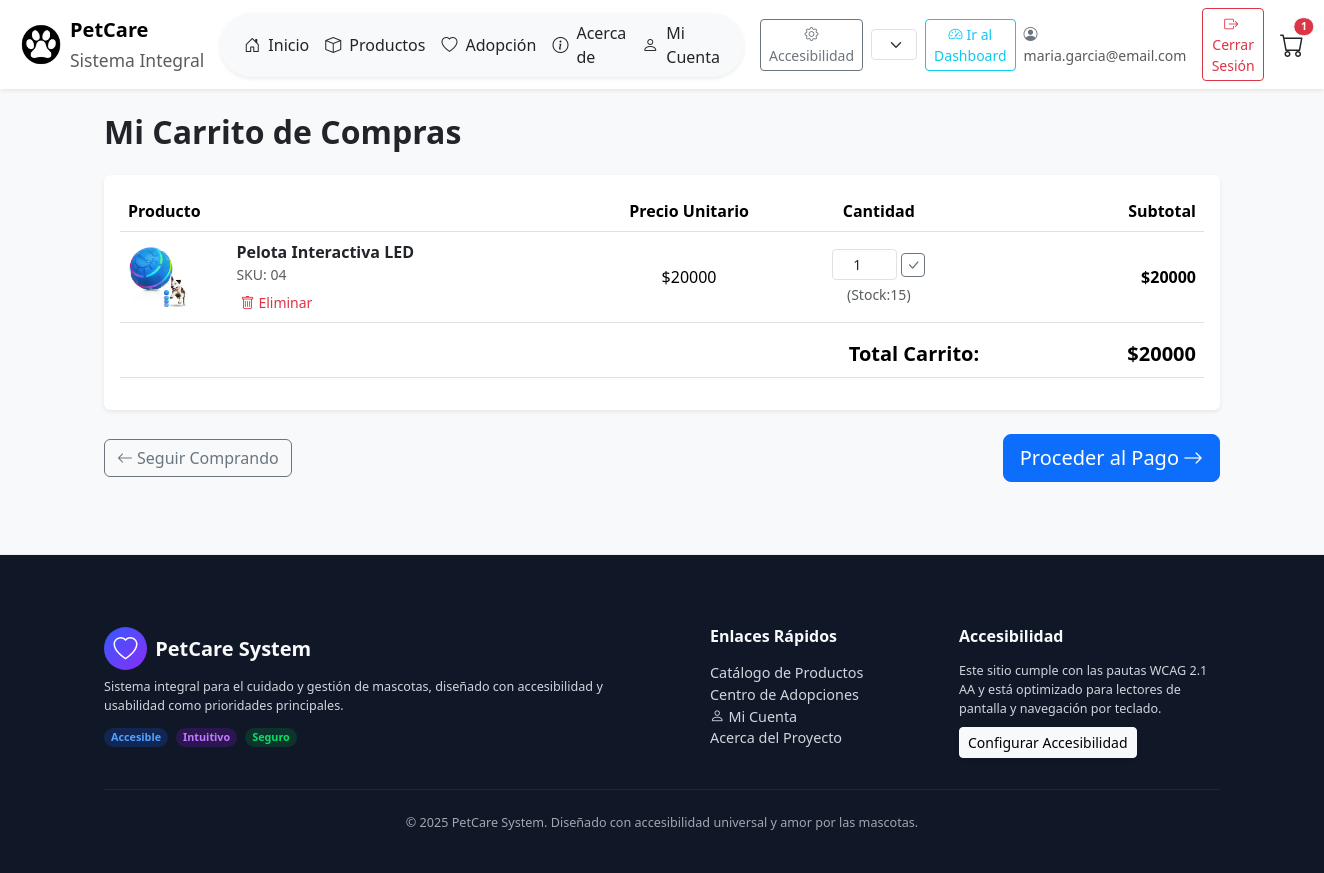
The page /es/cart/ (signed in) on the database its author committed.
### cart/models.py (models this page shows, shortened)
class CartItem(models.Model):
    cart = models.ForeignKey(Cart, related_name='items', on_delete=models.CASCADE) #
    product = models.ForeignKey(Product, on_delete=models.CASCADE, related_name='cart_items') #
    quantity = models.PositiveIntegerField(default=1) #
    added_at = models.DateTimeField(auto_now_add=True) #
    class Meta:
        unique_together = ('cart', 'product') #
        ordering = ['added_at'] #
    @property
    def total_price(self):
        if self.product and self.product.price is not None:
             return self.product.price * self.quantity #
        return 0 #

class Cart(models.Model):
    user = models.OneToOneField(
        settings.AUTH_USER_MODEL, #
        null=True,
        blank=True,
        on_delete=models.CASCADE,
        related_name='cart' #
    )
    session_key = models.CharField(max_length=40, null=True, blank=True, unique=True, db_index=True) #
    created_at = models.DateTimeField(auto_now_add=True) #
    updated_at = models.DateTimeField(auto_now=True) #
    @property
    def total_cart_price(self):
        return sum(item.total_price for item in self.items.all()) #
    @property
    def total_items(self):
        return sum(item.quantity for item in self.items.all()) #

### catalog/models.py (models this page shows, shortened)
class Product(models.Model):
    sku = models.CharField(_("SKU"), max_length=3, unique=True)
    name = models.CharField(_("Nombre"), max_length=120)
    category = models.CharField(_("Categoría"), max_length=8, choices=Category.choices)
    price = models.DecimalField(_("Precio"), max_digits=10, decimal_places=2)
    stock = models.PositiveIntegerField(_("Stock"), default=0)
    description = models.TextField(_("Descripción"), blank=True)
    image = models.ImageField(_("Imagen"), upload_to="products/", blank=True, null=True)
    is_active = models.BooleanField(_("Activo"), default=True)
    created_at = models.DateTimeField(auto_now_add=True)
    class Meta:
        ordering = ["name"]

### cart/views.py (the view)
# urls.py: path('', views.cart_detail, name='cart_detail'), #
def cart_detail(request):
    cart = get_or_create_cart(request)
    context = {'cart': cart}
    return render(request, 'cart/cart_detail.html', context)

### cart/templatetags/cart_tags.py (called while the page is built)
@register.simple_tag(takes_context=True)
def get_cart(context):
    request = context['request']
    return get_or_create_cart(request)

@register.filter
def cart_item_count(cart):
    if cart:
        return cart.total_items #
    return 0

### cart/utils.py (called while the page is built)
def get_or_create_cart(request):
    if request.user.is_authenticated:
        cart, created = Cart.objects.get_or_create(user=request.user, session_key=None) #
    else:
        session_key = request.session.session_key
        if not session_key:
            request.session.create() #
            session_key = request.session.session_key
        cart, created = Cart.objects.get_or_create(session_key=session_key, user=None) #
    return cart

### templates/cart/cart_detail.html (shortened to what this page needs)
{% extends "base.html" %}
{% load static %}
{% load humanize %}
{% load i18n %}
{% block content %}
    <h2 class="fw-bold mb-4">{% trans "Mi Carrito de Compras" %}</h2>
    {% if cart and cart.items.exists %}
    <div class="table-responsive shadow-sm bg-white rounded p-3">
        <table class="table table-hover align-middle">
            <thead>
                <tr>
                    <th scope="col" style="width: 10%;">{% trans "Producto" %}</th>
                    <th scope="col" style="width: 35%;"></th>
                    <th scope="col" class="text-center" style="width: 15%;">{% trans "Precio Unitario" %}</th>
                    <th scope="col" class="text-center" style="width: 20%;">{% trans "Cantidad" %}</th>
                    <th scope="col" class="text-end" style="width: 20%;">{% trans "Subtotal" %}</th>
                </tr>
            </thead>
            <tbody>
                {% for item in cart.items.all %}
                <tr>
                    <td>
                        {% if item.product.image %}
                            <img src="{{ item.product.image.url }}" alt="{{ item.product.name }}" class="img-fluid rounded" style="max-height: 60px; object-fit: cover;">
                        {% else %}
                            <div class="bg-light rounded d-flex align-items-center justify-content-center" style="height: 60px; width: 60px;">
                                <i class="bi bi-box-seam text-secondary fs-3" role="img" aria-label="{% trans 'Imagen de producto no disponible' %}"></i>
                            </div>
                        {% endif %}
                    </td>
                    <td>
                        <span class="text-dark fw-bold">{{ item.product.name }}</span>
                        <div class="small text-muted">SKU: {{ item.product.sku }}</div>
                        <form action="{% url 'cart:remove_from_cart' item.id %}" method="post" class="mt-1"> {% csrf_token %}
                            <button type="submit" class="btn btn-sm btn-outline-danger p-1 lh-1 border-0 text-danger" aria-label="{% trans 'Eliminar' %} {{ item.product.name }} {% trans 'del carrito' %}">
                                <i class="bi bi-trash me-1" aria-hidden="true"></i>{% trans "Eliminar" %}
                            </button>
                        </form>
                    </td>
                    <td class="text-center">${{ item.product.price|floatformat:0 }}</td>
                    <td class="text-center">
                        <form action="{% url 'cart:update_cart_item' item.id %}" method="post" class="d-inline-flex align-items-center"> {% csrf_token %}
                            <input type="number" name="quantity" value="{{ item.quantity }}"
                                   min="1" max="{{ item.product.stock }}"
                                   class="form-control form-control-sm text-center me-1" style="width: 65px;"
                                   aria-label="{% trans 'Cantidad de' %} {{ item.product.name }}">
                            <button type="submit" class="btn btn-sm btn-outline-secondary p-1 lh-1" aria-label="{% trans 'Actualizar cantidad de' %} {{ item.product.name }}">
                                <i class="bi bi-check-lg" aria-hidden="true"></i>
                            </button>
                        </form>
                        <div class="small text-muted mt-1">({% trans "Stock:" %}{{ item.product.stock }})</div>
                    </td>
                    <td class="text-end fw-bold">${{ item.total_price|floatformat:0 }}</td>
                </tr>
                {% endfor %}
            </tbody>
            <tfoot>
                <tr>
                    <td colspan="4" class="text-end fs-5 fw-bold border-top pt-3">{% trans "Total Carrito:" %}</td>
                    <td class="text-end fs-5 fw-bold border-top pt-3">${{ cart.total_cart_price|floatformat:0 }}</td>
                </tr>
            </tfoot>
        </table>
    </div>
    <div class="d-flex justify-content-between align-items-center mt-4">
        <a href="{% url 'catalog:product_list' %}" class="btn btn-outline-secondary"> <i class="bi bi-arrow-left me-1" aria-hidden="true"></i>{% trans "Seguir Comprando" %} </a>
        <a href="{% url 'orders:checkout' %}" class="btn btn-primary btn-lg">{% trans "Proceder al Pago" %}<i class="bi bi-arrow-right ms-1" aria-hidden="true"></i> </a>
    </div>
    {% endif %}
{% endblock %}

### templates/base.html (shortened to what this page needs)
{% load static %}
{% load i18n %}
{% load cart_tags %}
<!DOCTYPE html>
<html lang="{{ request.LANGUAGE_CODE }}">
<head>
    <link href="https://cdn.jsdelivr.net/npm/bootstrap@5.3.3/dist/css/bootstrap.min.css" rel="stylesheet" />
    <link href="https://cdn.jsdelivr.net/npm/bootstrap-icons@1.11.3/font/bootstrap-icons.css" rel="stylesheet" />
    <link rel="stylesheet" href="{% static 'css/style.css' %}" />
    <link rel="stylesheet" href="{% static 'css/accessibility.css' %}" />
</head>
<body class="bg-light">
    {% get_cart as current_cart %}
    <nav class="navbar navbar-expand-lg bg-white shadow-sm p-2 d-none d-lg-block">
        <div class="container-fluid">
            <a class="navbar-brand d-flex align-items-center" href="{% url 'home' %}">
                <img src="{% static 'img/png/Icono1.png' %}" alt="PetCare Logo" style="width: 42px"/>
                <span class="ms-2">
                    <span class="fw-bold">PetCare</span><br />
                    <small class="text-muted">{% trans "Sistema Integral" %}</small>
                </span>
            </a>
            <div class="mx-auto rounded-pill bg-light shadow-sm px-4 py-2 d-flex gap-3 align-items-center">
                <a class="nav-link {% if request.resolver_match.url_name == 'home' %}active fw-bold{% endif %} d-flex align-items-center" href="{% url 'home' %}">
                    <i class="bi bi-house-door" aria-hidden="true"></i> <span class="ms-2">{% trans "Inicio" %}</span>
                </a>
                <a class="nav-link {% if request.resolver_match.app_name == 'catalog' %}active fw-bold{% endif %} d-flex align-items-center" href="{% url 'catalog:product_list' %}">
                    <i class="bi bi-box" aria-hidden="true"></i> <span class="ms-2">{% trans "Productos" %}</span>
                </a>
                <a class="nav-link {% if request.resolver_match.app_name == 'adoption' %}active fw-bold{% endif %} d-flex align-items-center" href="{% url 'adoption:list'%}">
                    <i class="bi bi-heart" aria-hidden="true"></i> <span class="ms-2">{% trans "Adopción" %}</span>
                </a>
                <a class="nav-link {% if request.resolver_match.url_name == 'about' %}active fw-bold{% endif %} d-flex align-items-center" href="{% url 'about' %}">
                    <i class="bi bi-info-circle" aria-hidden="true"></i> <span class="ms-2">{% trans "Acerca de" %}</span>
                </a>
                <a class="nav-link {% if request.resolver_match.url_name == 'profile' %}active fw-bold{% endif %} d-flex align-items-center" href="{% url 'accounts:profile' %}">
                    <i class="bi bi-person" aria-hidden="true"></i> <span class="ms-2">{% trans "Mi Cuenta" %}</span>
                </a>
            </div>
            <div class="d-flex align-items-center gap-2 ms-3">
                 <a class="btn btn-outline-secondary btn-sm" href="{% url 'accessibility' %}">
                    <i class="bi bi-gear" aria-hidden="true"></i> {% trans "Accesibilidad" %}
                 </a>
                 <form action="{% url 'set_language' %}" method="post" class="d-flex">
                    <select name="language" class="form-select form-select-sm" onchange="this.form.submit()" aria-label="Seleccionar idioma">
                        {% get_current_language as LANGUAGE_CODE %}
                        {% get_available_languages as LANGUAGES %}
                        {% get_language_info_list for LANGUAGES as languages %}
                        {% for language in languages %}
                          <option value="{{ language.code }}" {% if language.code == LANGUAGE_CODE %}selected{% endif %}>
                              {{ language.code|upper }}
                          </option>
                        {% endfor %}
                    </select>
                </form>
                {% if request.user.is_authenticated %}
                    {% if request.user.is_staff %}
                        <a href="{% url 'dashboard:index' %}" class="btn btn-outline-info btn-sm">
                            <i class="bi bi-speedometer2 me-1"></i>{% trans "Ir al Dashboard" %}
                        </a>
                    {% endif %}
                     <span class="navbar-text small me-2">
                         <i class="bi bi-person-circle me-1 text-secondary"></i>
                         {{ request.user.username }}
                     </span>
                     <a class="btn btn-outline-danger btn-sm" href="{% url 'accounts:logout' %}">
                         <i class="bi bi-box-arrow-right me-1" aria-hidden="true"></i>{% trans "Cerrar Sesión" %}
                     </a>
                {% endif %}
                 <a class="nav-link position-relative ms-2" href="{% url 'cart:cart_detail' %}" aria-label="{% trans 'Ver carrito de compras' %}">
                     <i class="bi bi-cart fs-4" aria-hidden="true"></i>
                     {% with item_count=current_cart|cart_item_count %}
                         {% if item_count > 0 %}
                             <span class="position-absolute top-0 start-100 translate-middle badge rounded-pill bg-danger border border-light" style="font-size: 0.65em;">
                                 {{ item_count }}
                             </span>
                         {% endif %}
                     {% endwith %}
                 </a>
            </div>
        </div>
    </nav>
                            {% get_current_language as LANGUAGE_CODE %}
                            {% get_available_languages as LANGUAGES %}
                            {% get_language_info_list for LANGUAGES as languages %}
    <main class="container py-4">
        {% block content %}{% endblock %}
    </main>
    <footer class="footer-dark text-white mt-5 pt-5 pb-3" style="background-color: #101828;">
        <div class="container-lg py-4">
            <div class="row gy-4">
                <div class="col-md-6 d-flex flex-column align-items-start">
                    <div class="d-flex align-items-center mb-2">
                        <div class="logo-footer d-flex align-items-center justify-content-center rounded-circle me-2" style="width: 2.7rem; height: 2.7rem; background: linear-gradient(135deg, #3559fb 0%, #892efb 100%);">
                            <i class="bi bi-heart fs-4 text-white" role="img" aria-label="{% trans 'Icono de corazón' %}"></i>
                        </div>
                        <span class="fs-5 fw-bold text-light">PetCare System</span>
                    </div>
                    <p class="mb-2 small text-start" style="color: #D1D5DC;">
                    </p>
                    <div class="d-flex gap-2 mt-1">
                        <span class="badge rounded-pill" style="background-color: #112652; color: #51A2FF;">{% trans "Accesible" %}</span>
                        <span class="badge rounded-pill" style="background-color: #2B1652; color: #C27AFF;">{% trans "Intuitivo" %}</span>
                        <span class="badge rounded-pill" style="background-color: #0D342C; color: #08DF69;">{% trans "Seguro" %}</span>
                    </div>
                </div>
                <div class="col-md-3 px-lg-5 text-start">
                    <h6 class="fw-bold mb-3 text-light">{% trans "Enlaces Rápidos" %}</h6>
                    <ul class="list-unstyled">
                        <li><a href="{% url 'catalog:product_list' %}" class="text-decoration-none" style="color: #D1D5DC;">{% trans "Catálogo de Productos" %}</a></li>
                        <li><a href="{% url 'adoption:list'%}" class="text-decoration-none" style="color: #D1D5DC;">{% trans "Centro de Adopciones" %}</a></li>
                        <li class="nav-item"><a class="nav-link " href="{% url 'accounts:profile' %}"><i class="bi bi-person me-1" aria-hidden="true"></i>{% trans "Mi Cuenta" %}</a></li>
                        <li><a href="{% url 'about' %}" class="text-decoration-none" style="color: #D1D5DC;">{% trans "Acerca del Proyecto" %}</a></li>
                    </ul>
                </div>
                <div class="col-md-3 text-start">
                    <h6 class="fw-bold mb-3 text-light">{% trans "Accesibilidad" %}</h6>
                    <p class="small mb-2" style="color: #D1D5DC;">
                    </p>
                    <a href="{% url 'accessibility' %}" class="btn btn-light shadow-sm btn-sm">
                        {% trans "Configurar Accesibilidad" %}
                    </a>
                </div>
            </div>
            <hr class="my-4" style="border-color: rgba(255, 255, 255, 0.25);" />
            <div class="text-center small" style="color: rgba(209, 213, 220, 0.75);">
              {% now "Y" as current_year %}
            </div>
        </div>
    </footer>
</body>
</html>

### static/css/style.css (style rules this page uses)
li { list-style: none; text-decoration: none; }
@media (min-width: 1122px) { .navbar { display: none; } }
footer { background-color: #101828; padding: 2rem 1rem; text-align: center; font-size: 0.9rem; border-top: 1px solid #e9ecef; color: #D1D5D1; }
.list-unstyled li a { padding: 0; margin: 0; list-style: none; text-decoration: none; color: #D1D5DC; transition: color 0.2s; }

### rows shown on the page
CartItem: product.image (picture), product.name "Pelota Interactiva LED", product.sku "04", product.price "20000", quantity "1", product.stock "15", total_price "20000"
Cart: total_cart_price "20000"

### other values the page prints
{{ request.user.username }} "maria.garcia@email.com"
{{ item_count }} "1"
form field language "ES"
